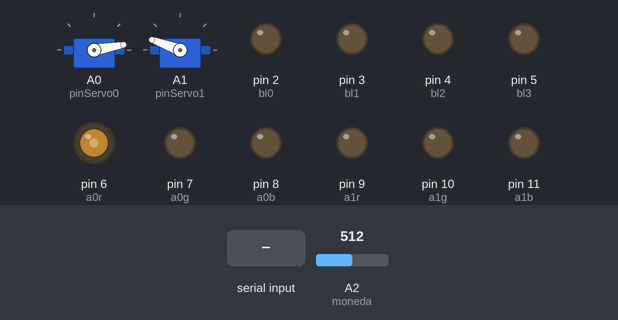
Simulated run of this sketch. Board: Arduino Uno, built with avr-gcc and run on an emulated ATmega328P. On the bench: 2 × servo, output pins drawn as LEDs (lit = HIGH). Inputs (shaded band) come from the test bench; at power-on: A2 (moneda) = 512. Random numbers use the default seed unless the sketch sets one; what the sketch prints to the serial monitor is not drawn.

Above: at 1.7 s.
1.8 s: byte 255 (255) received over Serial
At 3.11 s:
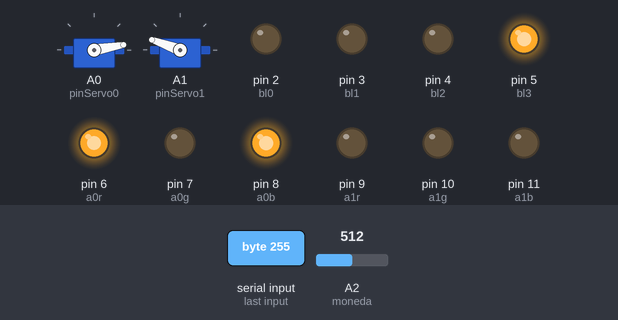
At 4.04 s:
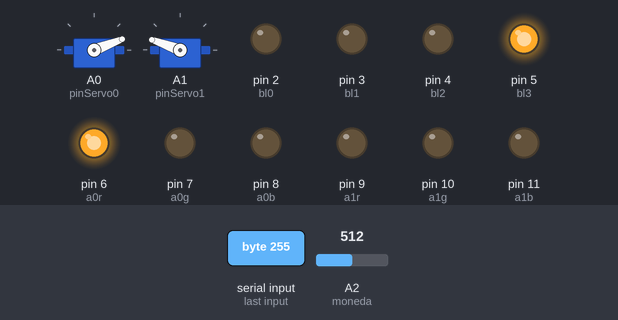
13.8 s: "1" received over Serial
16.8 s: byte 255 (255) received over Serial
At 18.94 s:
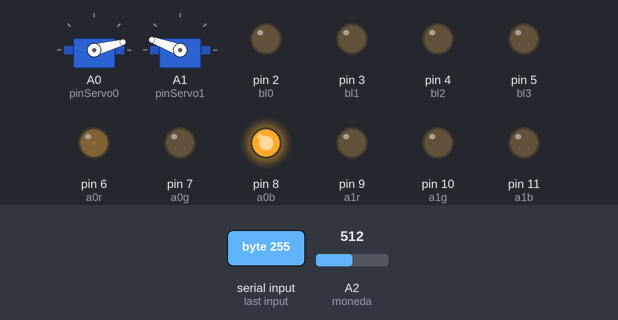
Timing chart, 0 to 27.7 s (numbered marks = the images above; inputs shaded):
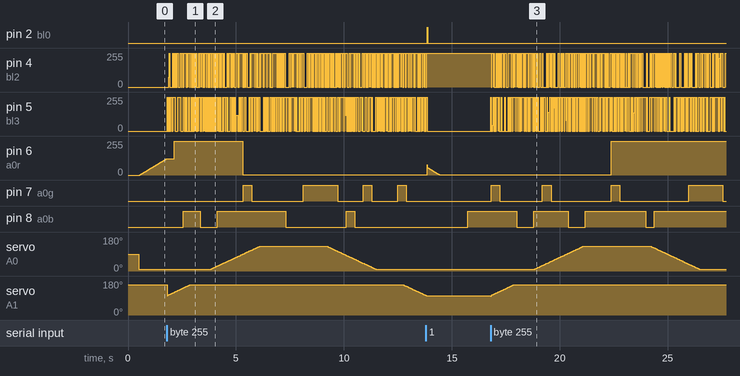

The sketch:

hardware.ino
```cpp
#include <Servo.h>
#include <avr/pgmspace.h>

const byte PROGMEM datos[]  = { 65, 32, 16, 10, 11};
#define posCambiaDisco 0;

#define pinServo0 A0
#define pinServo1 A1
#define moneda A2
#define a0r 6
#define a0g 7
#define a0b 8
#define a1r 9
#define a1g 10
#define a1b 11
#define bl0 2
#define bl1 3
#define bl2 4
#define bl3 5

Servo sDisco;
Servo sAguja;

#define homeAguja 160
#define finAguja 100
#define homeDisco 10
#define finDisco 130

bool estadoMoneda=false;
byte secuenciaBl=0;
byte vbl0=0;
byte vbl1=0;
byte vbl2=0;
byte vbl3=0;

byte secuenciaRgb0=0;
byte va0r=0;
byte va0g=0;
byte va0b=0;

byte secuenciaRgb1=0;
byte va1r=0;
byte va1g=0;
byte va1b=0;

boolean sonando=false;

void setup() {
  sDisco.attach(pinServo0,660,2000); // de 0 a 130
  sAguja.attach(pinServo1,660,2000); // 100 a 160 home

  // posicion inicial servos
  sAguja.write(homeAguja);
  delay(500);
  sDisco.write(homeDisco);

 // Leds
  pinMode(a0r,OUTPUT);
  pinMode(a0g,OUTPUT);
  pinMode(a0b,OUTPUT);
  pinMode(a1r,OUTPUT);
  pinMode(a1g,OUTPUT);
  pinMode(a1b,OUTPUT);
  pinMode(bl0,OUTPUT);
  pinMode(bl1,OUTPUT);
  pinMode(bl2,OUTPUT);
  pinMode(bl3,OUTPUT);

  // fotocelda
  pinMode(moneda,INPUT_PULLUP);
  Serial.begin(9600);

   randomSeed(analogRead(4));
  //cambiaDisco();
  /////
  //Serial.println(pgm_read_byte_near(charSet+2));
}

void loop() {
  // Revisar puerto Serial
  if (Serial.available()){
      unsigned int msg=Serial.read();

      if (msg==255){cambiaDisco();}

      if (secuenciaBl<25){
         vbl0=msg;
         if (msg>50){
           digitalWrite(bl3,HIGH);sonando=true;}
         else{digitalWrite(bl3,LOW);sonando=false;}
         //Serial.print("10 ");Serial.println(vbl0);
      }else{
         vbl1=msg;
         if (msg>50){
           digitalWrite(bl2,HIGH);sonando=true;}
         else{digitalWrite(bl2,LOW);sonando=false;}
         //Serial.print("11 ");Serial.println(vbl1);
      }
      secuenciaBl++;
      Serial.println(secuenciaBl);
      if ((secuenciaBl)>=50){secuenciaBl=0;}

  }

  delay(10);
  if(vbl0<=0){vbl0=0;}else{vbl0-=1;}
  if(vbl1<=0){vbl1=0;}else{vbl1-=1;}
  analogWrite(bl0,vbl0);
  analogWrite(bl1,vbl1);

  // revisar moneda
  int valor=analogRead(moneda);
  //Serial.println(analogRead(moneda));
  if (valor<=1000){
    if (!estadoMoneda){
      Serial.write('m');
      delay(40);
      estadoMoneda=true;
    }
  }
  else{
    estadoMoneda=false;
  }

  mueveRgb();
}
```

acciones.ino
```cpp
void cambiaDisco1(){
  boolean seguir=true;
  int pos=posCambiaDisco;
  byte dato;
  byte comando;
  byte valor;

  while (seguir){
    // leer dato
    dato=pgm_read_byte_near(datos+pos);

    // decodificar dato
    comando=(dato & B11100000);
    valor=dato & B00011111;

    switch (comando){
      case 0: // comandos al servo1
        sDisco.write(valor*8); break;
      case 32: // comandos al servo2
        sAguja.write(valor*8); break;
      case 64: // Sleep o delay
        delay(10*valor); break;
      case 96: // fin de rutina
        seguir=false; break;
      case 128: // volver a empezar
        pos=posCambiaDisco; break;
      case 160: // Modo RGB1
        break;
      case 192: // Modo RGB2
        break;
      case 224: // Modo blanco
        break;
    }
    // ejecutar

    pos++;
  }
}

void cambiaDisco(){
  int i;
  //aguja home
  for (i=finAguja;i<=homeAguja;i++){
    sAguja.write(i);
    delayRgb(5);
  }
  delayRgb(300);
  // Disco fin
  for (i=homeDisco;i<=finDisco;i++){
    sDisco.write(i);
    delayRgb(05);
  }
  //pausa
  delayRgb (1000);

  // disco abajo
  for (i=finDisco;i>=homeDisco;i--){
    sDisco.write(i);
    delayRgb(5);
  }
  delayRgb(400);
  // aguja fin
  for (i=homeAguja;i>finAguja;i--){
    sAguja.write(i);
    delayRgb(5);
  }
}

void mueveRgb(){
  byte delta=1;
  if (sonando){delta=20;}
  if (secuenciaRgb0==0){// rojo++
    va0r+=delta;
    if (va0r>=255){
      va0r=255;
      secuenciaRgb0=nuevaSecuenciaRgb(secuenciaRgb0);
    }else{
      analogWrite(a0r,va0r);
    }
  }

    if (secuenciaRgb0==1){// rojo--
    va0r-=delta;
    if (va0r<=0){
      va0r=0;
      secuenciaRgb0=nuevaSecuenciaRgb(secuenciaRgb0);
    }else{
      analogWrite(a0r,va0r);
    }
  }

  if (secuenciaRgb0==2){// green++
      va0g+=delta;
    if (va0g>=255){
      va0g=255;
      secuenciaRgb0=nuevaSecuenciaRgb(secuenciaRgb0);
    }else{
      analogWrite(a0g,va0g);
    }
  }

  if (secuenciaRgb0==3){// green--
      va0g-=delta;
    if (va0g<=0){
      va0g=0;
      secuenciaRgb0=nuevaSecuenciaRgb(secuenciaRgb0);
    }else{
      analogWrite(a0g,va0g);
    }
  }

  if (secuenciaRgb0==4){// blue++
      va0b+=delta;
    if (va0b>=255){
      va0b=255;
      secuenciaRgb0=nuevaSecuenciaRgb(secuenciaRgb0);
    }else{
      analogWrite(a0b,va0b);
    }
  }

  if (secuenciaRgb0==5){// blue--
      va0b-=delta;
    if (va0b<=0){
      va0b=0;
      secuenciaRgb0=nuevaSecuenciaRgb(secuenciaRgb0);
    }else{
      analogWrite(a0b,va0b);
    }
  }

  Serial.println(secuenciaRgb0);
}

int nuevaSecuenciaRgb(int anterior){
  int salida=anterior;
  while (anterior==salida){
      salida=random(6);
  }


 return salida;
}

void delayRgb(int valor){

  for(int i=0;i<=valor;i++){
    delay(1);
    if (random(10)>=9){digitalWrite(bl2,!digitalRead(bl2));}
    if (random(10)>=9){digitalWrite(bl3,!digitalRead(bl3));}
    mueveRgb();
  }
}
```

Measured:
- after the input at 1.8 s, servo on A0 (pinServo0): rises from 10° to 130° in 2.2 s, then falls to 10° in 5.4 s
- after the input at 16.8 s, servo on A0 (pinServo0): rises from 10° to 130° in 2.2 s, then falls to 10° in 5.4 s
